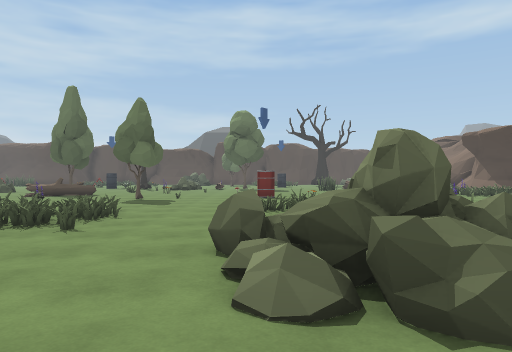
View 1 (above)

23 first-person views from a walk through a scene from a Unity 3-D project. The camera is 1.4 m above the floor, looks level and sees 70° across. The floor is counted in squares, 2 m on a side. Each view is taken from the middle of a square. On the plan, view 1 faces up. The plan holds only what a view shows up to about 11 squares ahead; the rest is blank. The place goes on beyond the plan. The player character is not drawn.

View 2
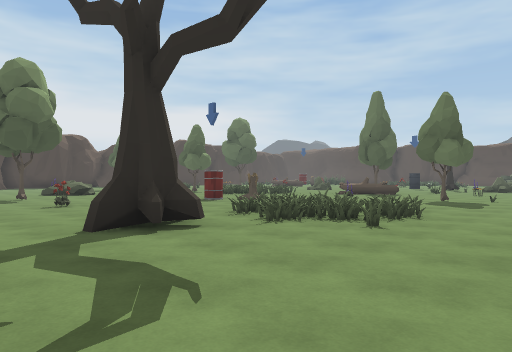

View 3
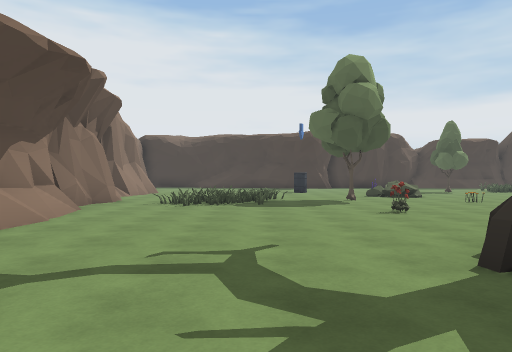

View 4
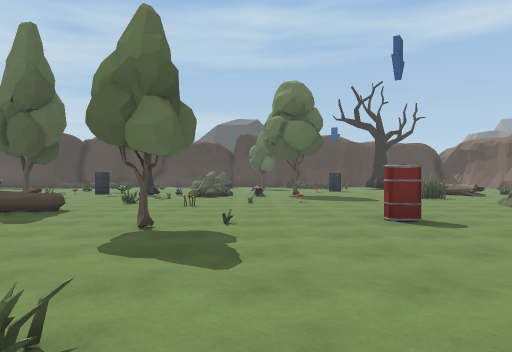

View 5
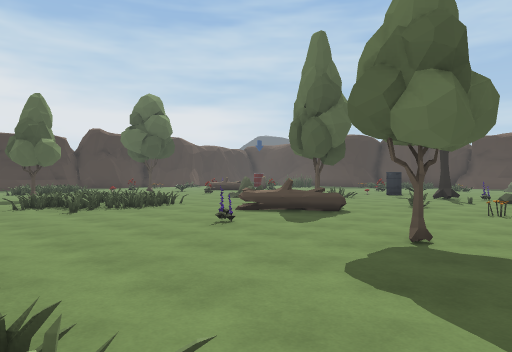

View 6
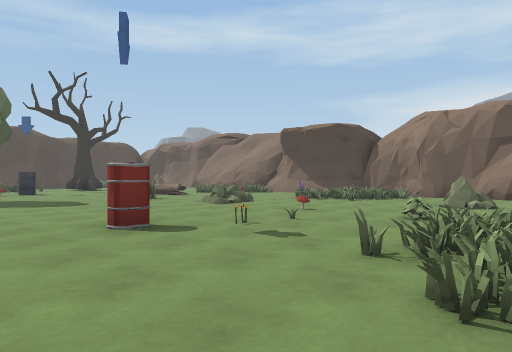

View 7
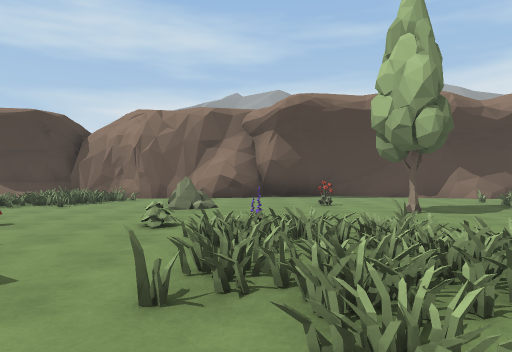

View 8
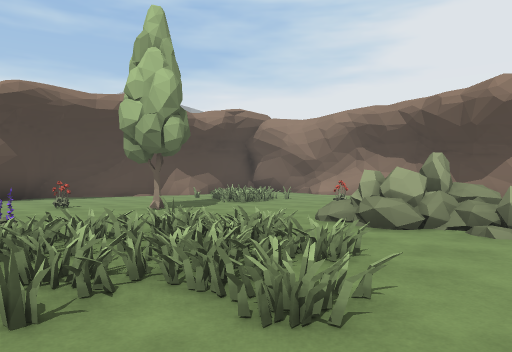

View 9
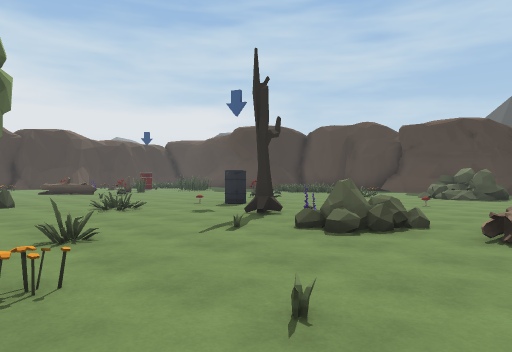

View 10
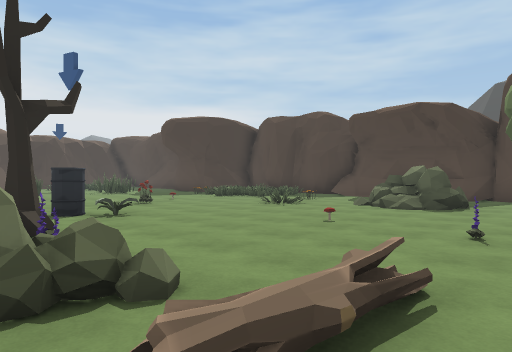

View 11
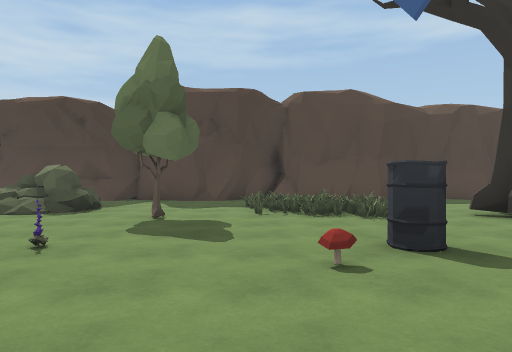

View 12
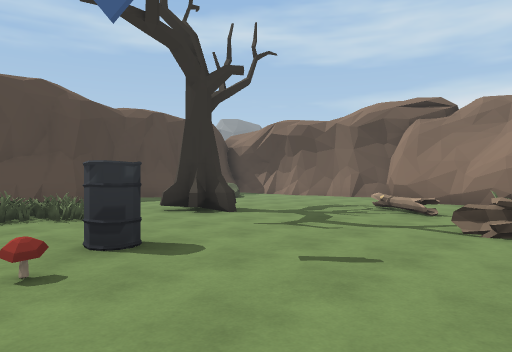

View 13
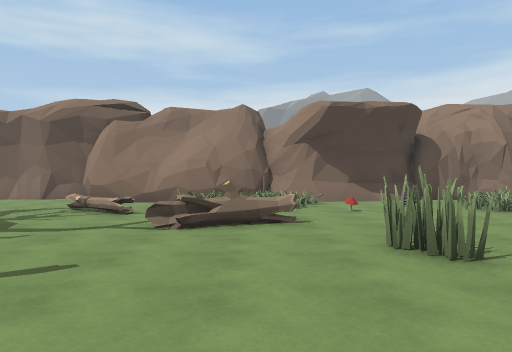

View 14
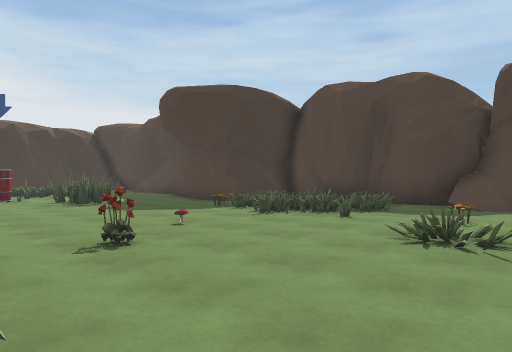

View 15
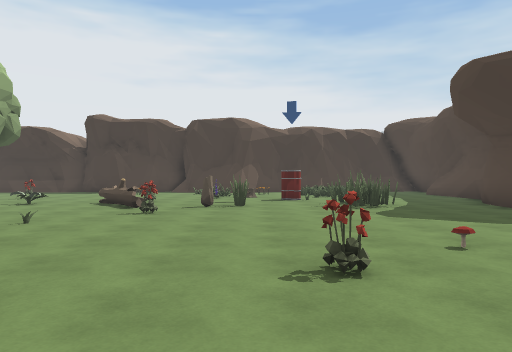

View 16
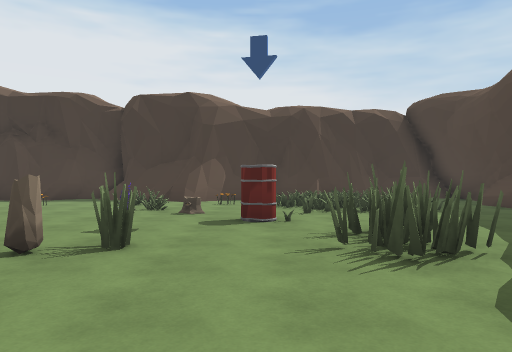

View 17
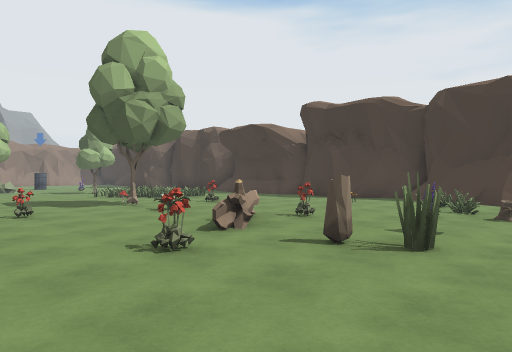

View 18
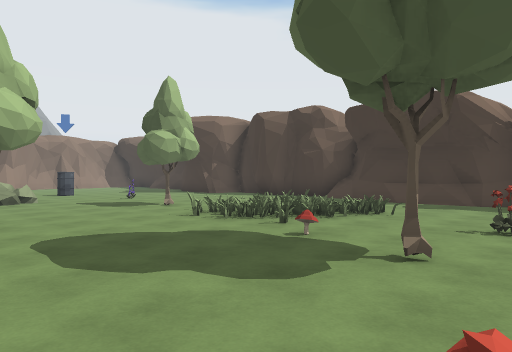

View 19
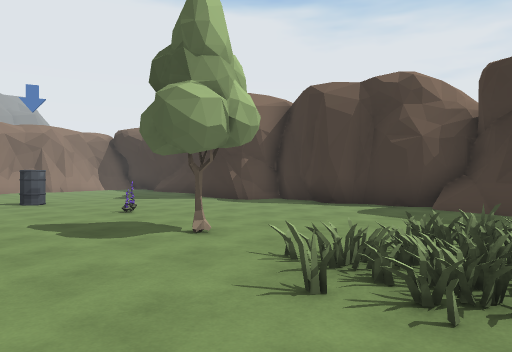

View 20
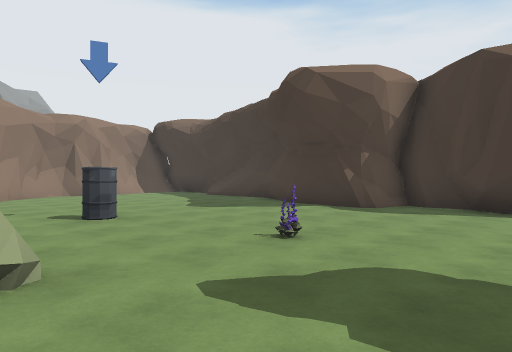

View 21
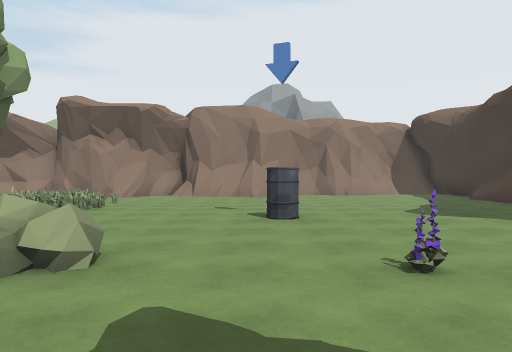

View 22
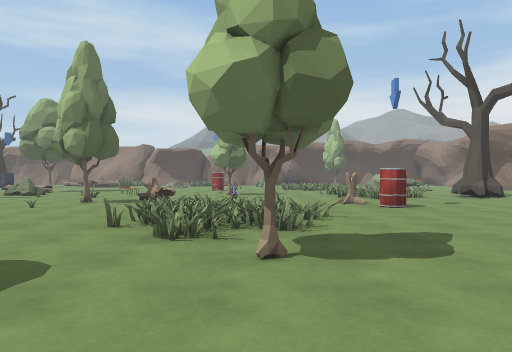

View 23
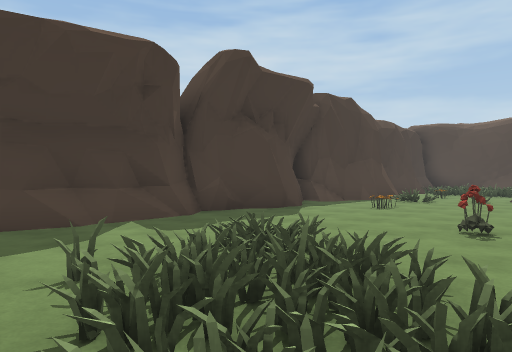

### Floor plan
Key: @ floor where view 1 was taken; # wall or solid block; x gap in a wall; . main floor; : floor 0.25 m higher than the main floor; + floor 0.5 m higher than the main floor; / step, stairs or slope; = window, fence, low wall or low ledge; O other object.
Columns run from 24 left of view 1 to 12 right of it. Each row starts with its distance up from view 1.
 30            #####################
 29  #######  # ##=... ......   /..
 28   .....#### ===... O....O    .
 27     .......O===.O..OO...OOO .. ..  #
 26  # ===.......=.....:O...OOO .O.....#
 25  #=.==..O........O....O...O.OO.....#
 24  #=+==O......O.....................#
 23  #../.O.......O.....O.O...O.......##
 22  #.O.O..O................O.....O..#
 21  ##.O.O..O.......O..............=.#
 20  #O.......O....OO.....O......O.===#
 19 ##.....OOO..O.....OOOO+O.....OO.==##
 18 #..O....O...........O/..........==##
 17 ##.............O...O.......O...O..##
 16  #......O.O..O.........O..........=#
 15  #....O.O....O.O...OO.O.....O/...O.#
 14  #...............O..........//.OOO=#
 13  #...O.O.........OO.............OOO#
 12  #...OO.....=.=.OO......O...O...OOO#
 11 ##..OOOO...====...O.O.O...OO.......#
 10 #/....O...O.===................O.  #
  9 #/...........=...........=..O../...#
  8 ##....O.................====O......#
  7  #........ ....OO..===...===.......#
  6 ##........ .O.....====...==.=...O..##
  5 #.....O..OO........===........O.....
  4 ##........ .........=...OOO........
  3  #........ .O..O...OO...OOO........
  2  #.....O...........O....+O  ..OOO..
  1  #........................  O..O  x
  0  ..........OO.......... @    ..
 -1  ..........OOO........
 -2 #...........OO.......    ##
 -3 #..................
 -4      ..#   .######
 -5       ##      #

Where each view was taken, in squares from view 1:
view 1: 0 up, 0 right, facing up
view 2: 0 up, 0 right, facing up-left
view 3: 0 up, 2 left, facing left
view 4: 6 up, 2 left, facing up
view 5: 7 up, 2 left, facing up-left
view 6: 7 up, 2 left, facing up-right
view 7: 8 up, 1 left, facing right
view 8: 9 up, 1 left, facing down-right
view 9: 14 up, 1 left, facing up-left
view 10: 18 up, 1 left, facing up-left
view 11: 19 up, 0 right, facing up
view 12: 19 up, 0 right, facing up-right
view 13: 19 up, 0 right, facing right
view 14: 21 up, 6 left, facing up-left
view 15: 22 up, 7 left, facing left
view 16: 23 up, 12 left, facing left
view 17: 23 up, 12 left, facing down-left
view 18: 16 up, 13 left, facing down-left
view 19: 12 up, 15 left, facing down-left
view 20: 8 up, 15 left, facing down-left
view 21: 8 up, 17 left, facing down
view 22: 10 up, 17 left, facing right
view 23: 10 up, 17 left, facing up-left
